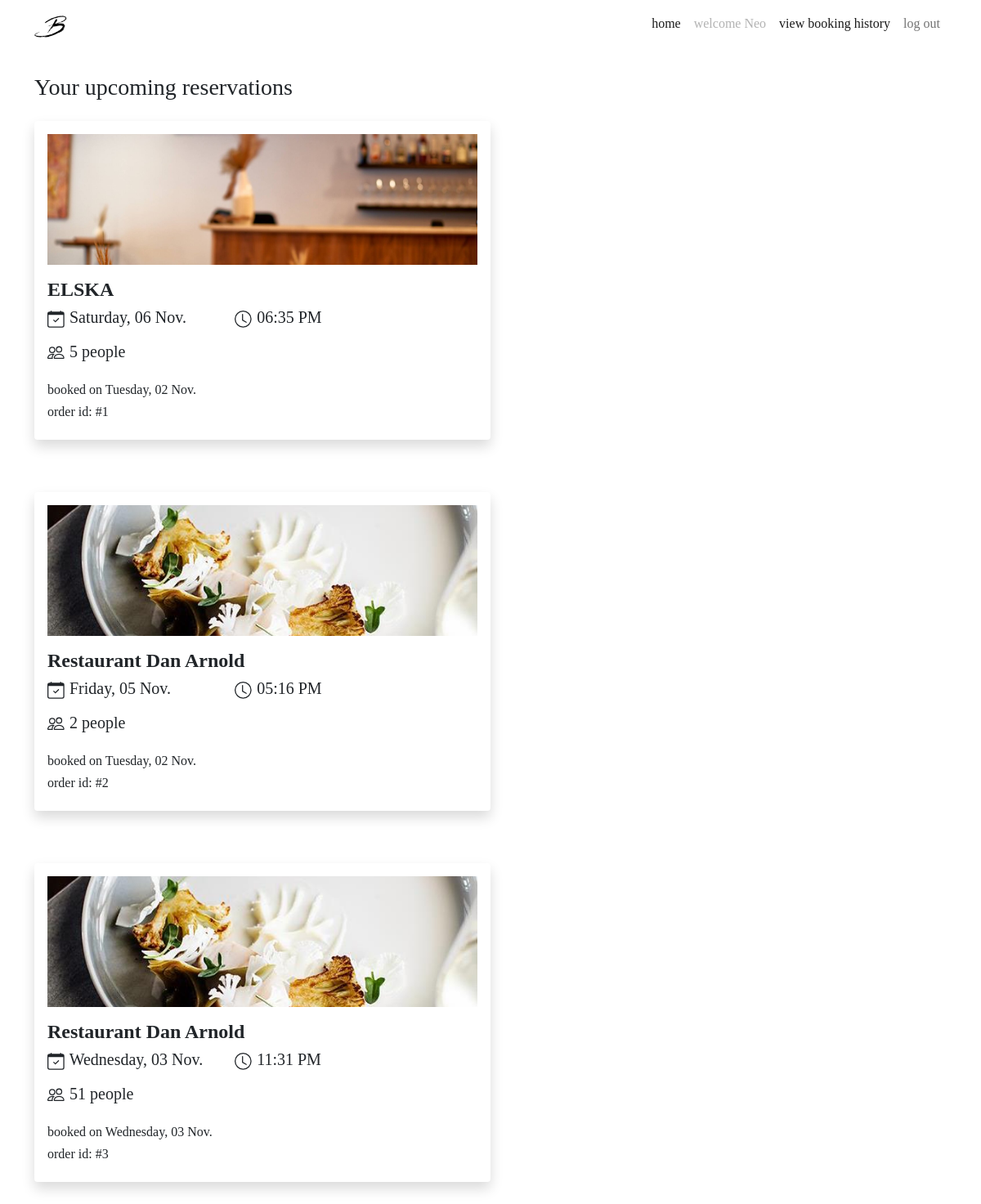
The app's page /bookings (signed in) with its own data.
### website/models.py (models this page shows, shortened)
class User(db.Model, UserMixin):
    __tablename__ = 'users'  # good practice to specify table name
    __table_args__ = {'extend_existing': True}
    id = db.Column(db.Integer, primary_key=True)
    name = db.Column(db.String(100), index=True, unique=True, nullable=False)
    password_hash = db.Column(db.String(255), nullable=False)
    email = db.Column(db.String(100), index=True, nullable=False)
    phone_number = db.Column(db.String(10), nullable=True)
    image = db.Column(db.String(400), nullable=False, default="/static/image/account.png")
    comments = db.relationship('Comment', backref='user')
    reservations = db.relationship('Reservation', backref='user')
    restaurants = db.relationship('Restaurant', backref='user')

class Reservation(db.Model):
    __tablename__ = 'reservations'
    __table_args__ = {'extend_existing': True}
    reservation_id = db.Column(db.Integer, primary_key=True)
    quantity = db.Column(db.Integer, nullable=False)
    reservation_time = db.Column(db.DateTime, default=datetime.now())
    reservation_created = db.Column(db.DateTime, default=datetime.now())
    user_order = db.Column(db.String(300))
    restaurant_id = db.Column(db.Integer, db.ForeignKey('restaurants.restaurant_id'))
    id = db.Column(db.Integer, db.ForeignKey('users.id'))
    reservations = db.relationship('ReservationStatus', backref='reservation')

class Restaurant(db.Model):
    __tablename__ = 'restaurants'
    __table_args__ = {'extend_existing': True}
    restaurant_id = db.Column(db.Integer, primary_key=True)
    name = db.Column(db.String(100), nullable=False)
    street = db.Column(db.String(150), nullable=False)
    suburb = db.Column(db.String(50), nullable=False)
    max_reservations = db.Column(db.Integer)
    caption = db.Column(db.String(200), nullable=False)
    description = db.Column(db.String(400), nullable=False)
    price = db.Column(db.Integer)
    cuisine_type = db.Column(db.String(30), nullable=False)
    num_courses = db.Column(db.Integer, nullable=False)
    website = db.Column(db.String(400))
    image = db.Column(db.String(400), nullable=False)
    comments = db.relationship('Comment', backref='restaurant')
    statuses = db.relationship('RestaurantStatus', backref='restaurant')
    opening_hours = db.relationship('RestaurantOpeningHours', backref='restaurant')
    reservations = db.relationship('Reservation', backref='restaurant')
    user_id = db.Column(db.Integer, db.ForeignKey('users.id'))

### website/views.py (the view)
@bp.route('/bookings')
@login_required
def bookings():
    bookings = Reservation.query.filter_by(user=current_user).all()
    return render_template("bookings.html", show_modal=request.args.get('show_modal'), bookings = bookings)

### website/__init__.py (called while the page is built)
def create_app():
    app=Flask(__name__)  # this is the name of the module/package that is calling this app
    app.debug=True
    app.secret_key='oogaboogacavemanbrain'
    app.config['SQLALCHEMY_DATABASE_URI']='sqlite:///sitedata.sqlite'
    db.init_app(app)
    bootstrap = Bootstrap(app)
    login_manager = LoginManager()
    login_manager.login_message_category = "danger"
    login_manager.login_view='auth.login'
    login_manager.init_app(app)
    from .models import User  # importing here to avoid circular references
    @login_manager.user_loader
    def load_user(user_id):
        return User.query.get(int(user_id))
    UPLOAD_FOLDER = '/static/image'
    app.config['UPLOAD_FOLDER'] = UPLOAD_FOLDER
    from . import auth, views
    app.register_blueprint(auth.bp)
    app.register_blueprint(views.bp)
    app.register_blueprint(views.restaurant_bp)
    return app

### website/templates/bookings.html (shortened to what this page needs)
{% extends 'base.html' %}
{% block content %}
<div class="container">
    <div class="row mt-4 mb-1">
        <h3>
            {% if bookings|length == 0 %}
            No upcoming reservations
            {% else %}
            Your upcoming reservations
            {% endif %}
        </h3>
    </div>
    <div class="container">
        {% for booking in bookings %}
        <div class="row mt-3">
            <div class="col col-sm-8 col-md-12 col-lg-8 col-xl-6 booking-card">
                <div class="shadow p-3 mb-5 bg-white rounded">
                    <div class="row">
                        <img src="{{ booking.restaurant.image }}" class="img-fluid booking-img"
                            alt="{{ booking.restaurant.name }}">
                    </div>
                    <div class="row mt-3">
                        <h4 style="font-weight: 550;">{{ booking.restaurant.name }}</h4>
                        <div class="col col-12 col-md-4 col-sm-12 col-lg-5">
                            <div class="fs-4 mb-3">
                                <h5>
                                    {{ booking.reservation_time.strftime("%A, %d %b.")}}
                                </h5>
                            </div>
                        </div>
                        <div class="col col-12 col-md-5 col-sm-12 col-lg-3">
                            <div class="fs-4 mb-3">
                                <h5>
                                    <svg xmlns="http://www.w3.org/2000/svg" width="22" height="22" fill="currentColor"
                                        class="bi bi-clock" viewBox="0 0 17 17">
                                        <path
                                            d="M8 3.5a.5.5 0 0 0-1 0V9a.5.5 0 0 0 .252.434l3.5 2a.5.5 0 0 0 .496-.868L8 8.71V3.5z" />
                                        <path
                                            d="M8 16A8 8 0 1 0 8 0a8 8 0 0 0 0 16zm7-8A7 7 0 1 1 1 8a7 7 0 0 1 14 0z" />
                                    </svg>
                                    {{ booking.reservation_time.strftime("%I:%M %p")}}
                                </h5>
                            </div>
                        </div>
                    </div>
                    <div class="row">
                        <div class="col col-lg-5">
                            <h5>
                                {{ booking.quantity }} people
                            </h5>
                        </div>
                    </div>
                    <div class="row mt-3">
                        <div class="col col-lg-6">
                            <h6>booked on {{ booking.reservation_created.strftime("%A, %d %b.") }}</h6>
                            <h6>order id: #{{ booking.reservation_id }}</h6>
                        </div>
                    </div>
                </div>
            </div>
        </div>
        {% endfor %}
    </div>
</div>
{% endblock %}

### website/templates/base.html (shortened to what this page needs)
<!DOCTYPE html>
<html lang="en">
<head>
    <link href="https://cdn.jsdelivr.net/npm/bootstrap@5.0.0-beta3/dist/css/bootstrap.min.css" rel="stylesheet"
>
    <link rel="stylesheet" href="../static/css/stylesheet.css">
</head>
<main>
    <body>
        <header>
            <nav class="navbar navbar-expand-sm navbar-light">
                <div class="container">
                    <a class="navbar-brand" href="{{url_for('main.index')}}">
                        <img src=" ../static/image/logo.png" width="40" height="40">
                    </a>
                    <div class="collapse navbar-collapse" id="navbarNavDropdown">
                        <div class="navbar-nav ms-auto mb-2">
                            <a class="nav-link active" href="{{url_for('main.index')}}">home</a>
                            {% if current_user.is_authenticated %}
                            <a class="nav-link disabled" tabindex="-1">welcome {{current_user.name}}</a>
                            <a class="nav-link active" href="{{url_for('main.bookings')}}">view booking history</a>
                            <a class="nav-item nav-link" href="{{ url_for('auth.logout') }}">log out</a>
                            {% else %}
                            <a class="nav-link active" href="{{url_for('auth.login')}}">login</a>
                            {% endif %}
                        </div>
                    </div>
                </div>
            </nav>
        </header>
        {% import "bootstrap/wtf.html" as wtf %}
        {% block content %}
        {% endblock %}
    </body>
</main>
</html>

### website/static/css/stylesheet.css (style rules this page uses)
body { font-family: Didot, Palatino, Perpetua, serif; }
.booking-img { width: 100%; height: 20vh; object-fit: cover; border-radius: 2%; }
.booking-card { padding-left: 0px; padding-right: 0px; }

### records on screen
User: name "Neo"
Reservation: restaurant.image (picture), restaurant.name "ELSKA", reservation_time "Saturday, 06 Nov.", reservation_time "06:35 PM", quantity "5", reservation_created "Tuesday, 02 Nov.", reservation_id "1"
Reservation: restaurant.image (picture), restaurant.name "Restaurant Dan Arnold", reservation_time "Friday, 05 Nov.", reservation_time "05:16 PM", quantity "2", reservation_created "Tuesday, 02 Nov.", reservation_id "2"
Reservation: restaurant.image (picture), restaurant.name "Restaurant Dan Arnold", reservation_time "Wednesday, 03 Nov.", reservation_time "11:31 PM", quantity "51", reservation_created "Wednesday, 03 Nov.", reservation_id "3"
